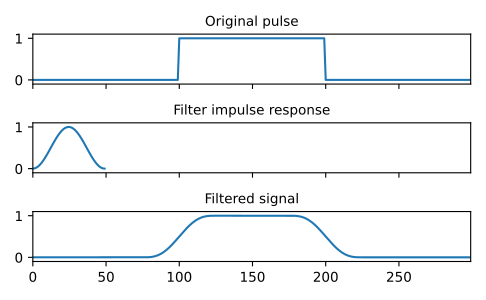

The Python source for this figure:
# Smooth a square pulse using a Hann window:

from scipy import signal
sig = np.repeat([0., 1., 0.], 100)
win = signal.windows.hann(50)
filtered = signal.convolve(sig, win, mode='same') / sum(win)

import matplotlib.pyplot as plt
fig, (ax_orig, ax_win, ax_filt) = plt.subplots(3, 1, sharex=True)
ax_orig.plot(sig)
ax_orig.set_title('Original pulse')
ax_orig.margins(0, 0.1)
ax_win.plot(win)
ax_win.set_title('Filter impulse response')
ax_win.margins(0, 0.1)
ax_filt.plot(filtered)
ax_filt.set_title('Filtered signal')
ax_filt.margins(0, 0.1)
fig.tight_layout()
fig.show()
